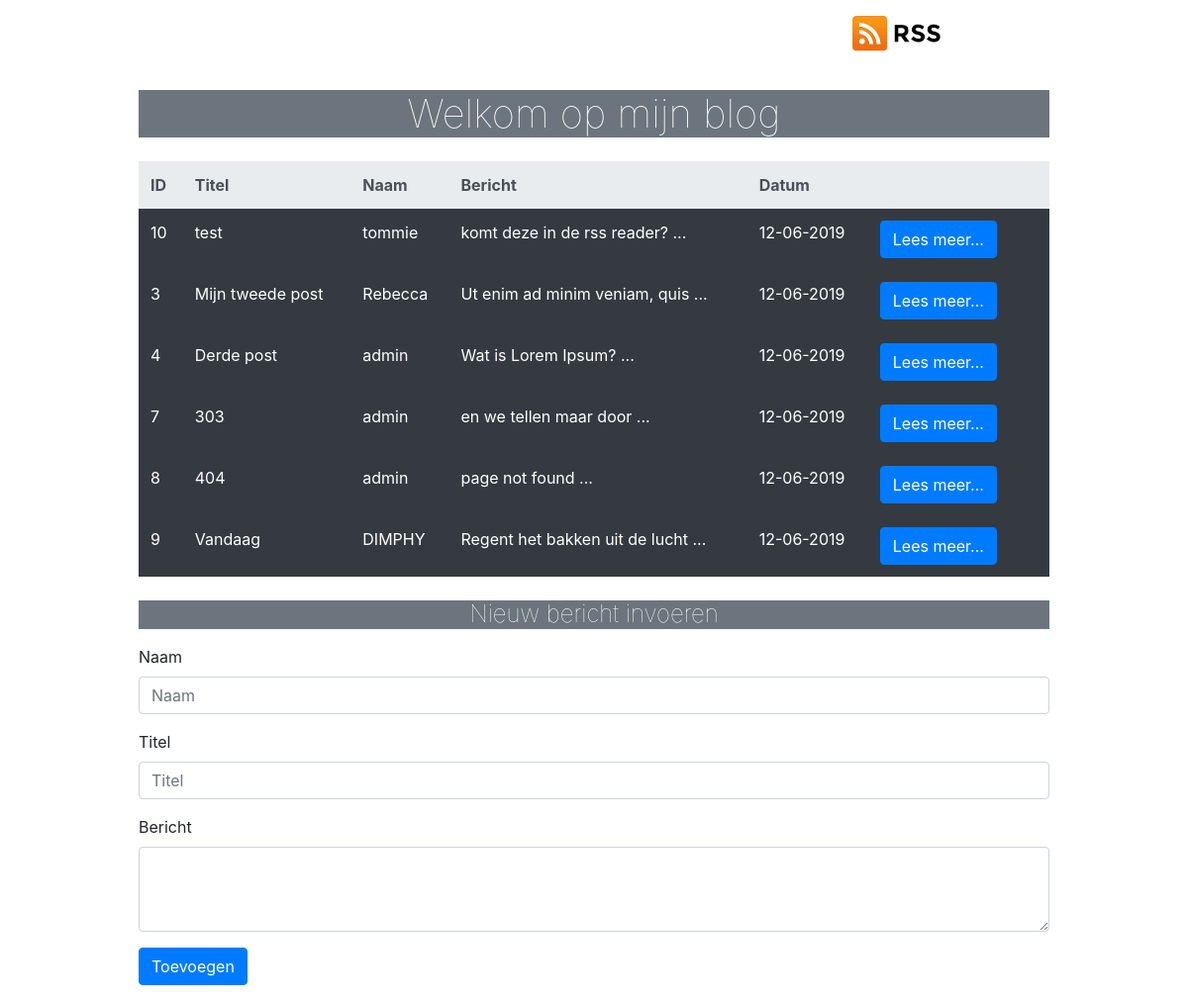
The page / on the database its author committed.
### tables this page shows
CREATE TABLE IF NOT EXISTS `messages` (
  `message_id` int(11) NOT NULL AUTO_INCREMENT,
  `titel` text NOT NULL,
  `name` text NOT NULL,
  `message` text NOT NULL,
  `date` date NOT NULL,
  PRIMARY KEY (`message_id`)
);

### models/db.php (called while the page is built, shortened)
<?php
class db
{
  public function __construct($host = 'localhost', $username ='root', $password ='', $dbname ='rssblog')
  {
    $this->host =$host;
    $this->username =$username;
    $this->password =$password;
    $this->dbname = $dbname;
    try {
    $this->conn = new PDO("mysql:host=".$this->host.";dbname=". $this->dbname, $this->username, $this->password);
    }
    catch(PDOException $e)
    {
    echo "Connection failed: " . $e->getMessage();
    }
  }
}

### models/message.class.php (called while the page is built, shortened)
<?php
require_once 'db.php';
class message extends db
{
    public function getAllMessages($table){
        $stmt = $this->conn->prepare("SELECT * FROM ".$table);
        $stmt->execute();
        $stmt->setFetchMode(PDO::FETCH_ASSOC);
        $result = $stmt->fetchAll();
        return $result;
    }
}

### index.php (the view, shortened to what this page needs)
<?php
require_once 'models/message.class.php';
$blogs = new message();
$messages = $blogs->getAllMessages('messages');
require_once 'models/message.class.php';
?>
<!doctype html>
<html lang="en">
  <head>
    <link rel="stylesheet" href="https://stackpath.bootstrapcdn.com/bootstrap/4.3.1/css/bootstrap.min.css">
  </head>
  <body>
  <div class="container">
  <div class="row">
  <div class="col-lg-10 offset-1" >
  <div><a href="feed.php"><img src='rss.png' width="100" heigth="50" class="col-lg-2 offset-9"></a>  </div>
    <h1 class="text-center bg-secondary text-white mb-3 font-weight-lighter mt-4">Welkom op mijn blog</h1>
    <table class="table table-hover table-dark table-borderless mt-4">
          <thead class="thead-light">
            <tr>
              <th scope="col">ID</th>
              <th scope="col">Titel</th>
              <th scope="col">Naam</th>
              <th scope="col">Bericht</th>
              <th scope="col">Datum</th>
              <th></th>
              <th></th>
            </tr>
          </thead>
          <tbody>
            <?php if(count($messages)>0): ?>
              <?php $counter=0; ?>
              <?php while($counter<count($messages)) :?>
                <?php $row = $messages[$counter]; ?>
                <tr>
                  <td><?php echo $row['message_id']; ?></td>
                  <td><?php echo $row['titel']; ?></td>
                  <td><?php echo $row['name']; ?></td>
                  <td><?php $big = $row['message']; echo substr($big, 0, 30)." ..."; ?></td>
                  <td><?php $var = $row['date'];
                            $date = str_replace('-', '/', $var);
                            echo date('d-m-Y', strtotime($date)); ?></td>
                  <td><a type="button" class="btn btn-primary"  href="read.php?message_id=<?php echo $row['message_id']; ?>">Lees meer...</a></td>
                </tr>
                <?php $counter++ ; ?>
              <?php endwhile; ?>
            <?php endif; ?>
          </tbody>
        </table>
        <h4 class="text-center bg-secondary text-white mb-3 font-weight-lighter mt-4">Nieuw bericht invoeren</h4>
        <form action="" method="post">
  <div class="form-group">
    <label for="Naam">Naam</label>
    <input type="text" class="form-control" id="naam" aria-describedby="naam" placeholder="Naam" name='naam'>
  </div>
  <div class="form-group">
    <label for="titel">Titel</label>
    <input type="text" class="form-control" id="titel" placeholder="Titel" name='titel'>
  </div>
  <div class="form-group">
    <label for="message">Bericht</label>
    <textarea class="form-control" id="message" rows="3" name='message'></textarea>
  </div>
  <button type="submit" name='submit' class="btn btn-primary" mb-4>Toevoegen</button>
</form>
    </div>
    </div>
    </div>
  </body>
</html>

### rows shown on the page
messages: message_id "10", titel "test", name "tommie", message "komt deze in de rss reader?", date "12-06-2019"
messages: message_id "3", titel "Mijn tweede post", name "Rebecca", message "Ut enim ad minim veniam, quis", date "12-06-2019"
messages: message_id "4", titel "Derde post", name "admin", message "Wat is Lorem Ipsum?", date "12-06-2019"
messages: message_id "7", titel "303", name "admin", message "en we tellen maar door", date "12-06-2019"
messages: message_id "8", titel "404", name "admin", message "page not found", date "12-06-2019"
messages: message_id "9", titel "Vandaag", name "DIMPHY", message "Regent het bakken uit de lucht", date "12-06-2019"
